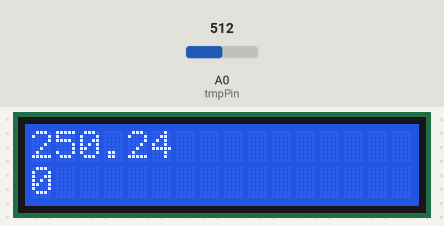
This sketch was run on a simulated Arduino Uno, built with avr-gcc and run on an emulated ATmega328P. Shown: 16×2 character LCD. The test bench sets the inputs (shaded band); at power-on: A0 (tmpPin) = 512. What the sketch prints to the serial monitor is not drawn.

Above: at 1.2 s.
1.3 s: A0 (tmpPin) set to 716
At 2.8 s:
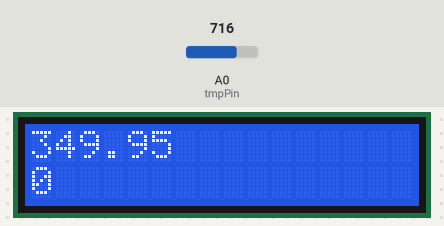
3.8 s: A0 (tmpPin) set to 900
At 5.0 s:
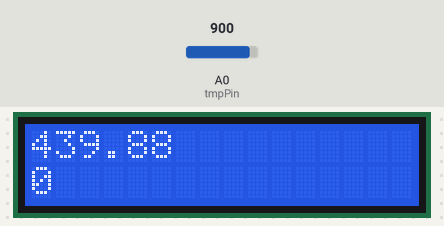
6.1 s: A0 (tmpPin) set to 1023
At 7.3 s:
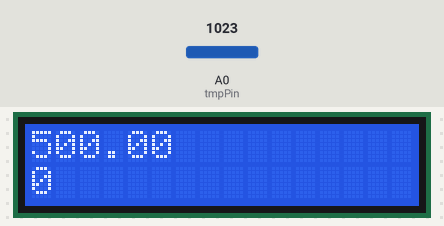
Timing chart, 0 to 9.1 s (numbered marks = the images above; inputs shaded):
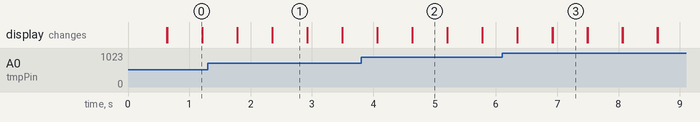

The sketch:

lm35-tmp-lcd.ino
```cpp
// tinkercad: working
// arduino: working

#include <Wire.h>
#include <LiquidCrystal_I2C.h>

int seconds;
const int tmpPin = A0;
float tmpReading, voltage, celcius, farenheit, percent;

LiquidCrystal_I2C lcd(0x27, 16, 2);

void setup(){
  lcd.begin(0,0);
  lcd.backlight();
  pinMode(tmpPin, INPUT);
  Serial.begin(9600);
}

void loop(){
  lcd.setCursor(0, 1);
  lcd.print(seconds);
  tmpReading = analogRead(tmpPin);
  percent = tmpReading / 1023.0;
  voltage = percent * 5.0;
  celcius = voltage * 100.0;

  Serial.println(celcius);
  delay(500);

  lcd.begin(16, 2);
  lcd.print(celcius);
}
```

Measured:
- after the input at 1.3 s, the display: first differs from a run without the input after 1.0 s (image 1 shows a later state)
- after the input at 3.8 s, the display: first differs from a run without the input after 0.84 s (image 2 shows a later state)
- after the input at 6.1 s, the display: first differs from a run without the input after 0.82 s (image 3 shows a later state)
- what the display in image 0 shows lasts 0.6 s, from 0.6 s to 1.2 s
